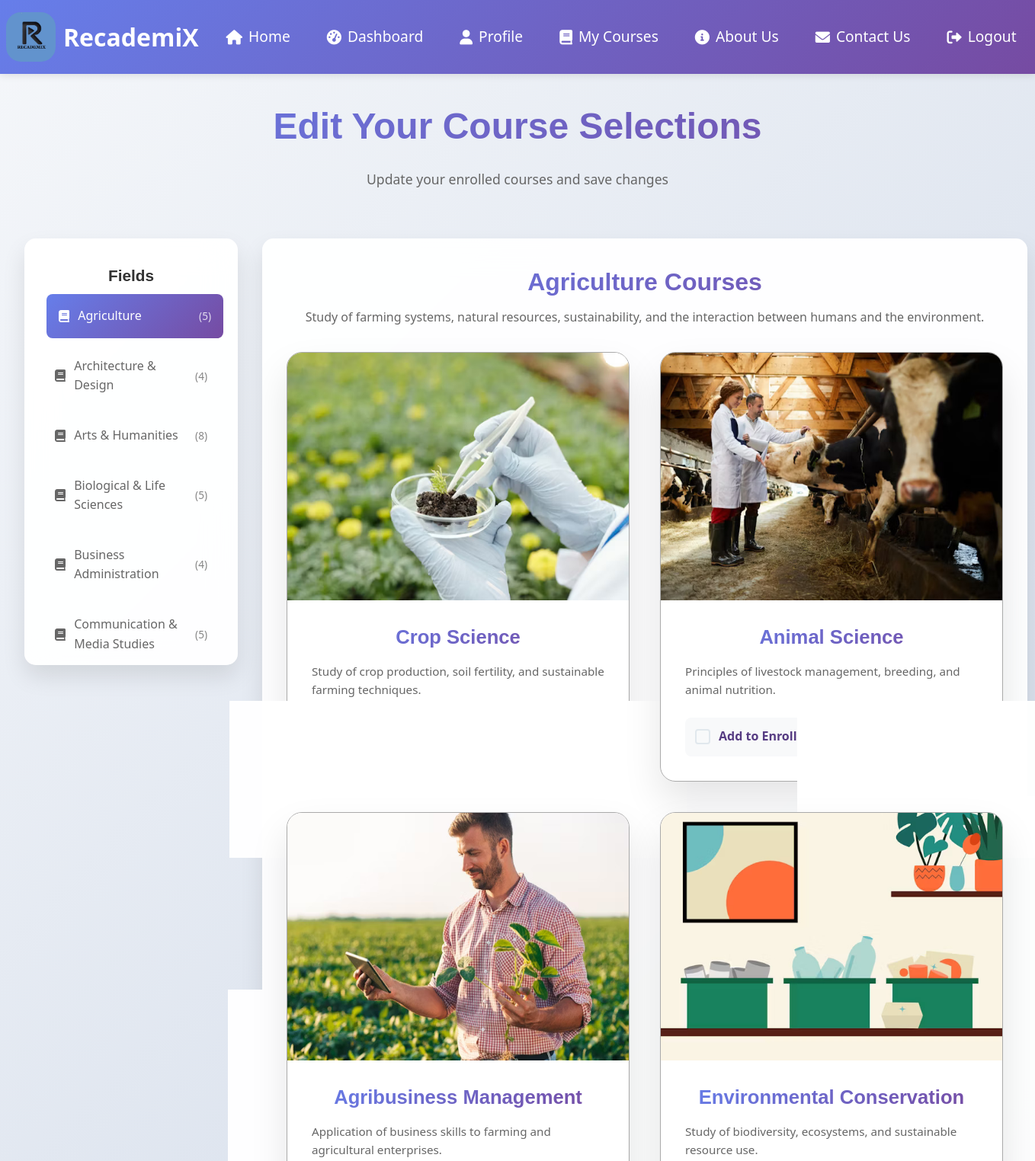
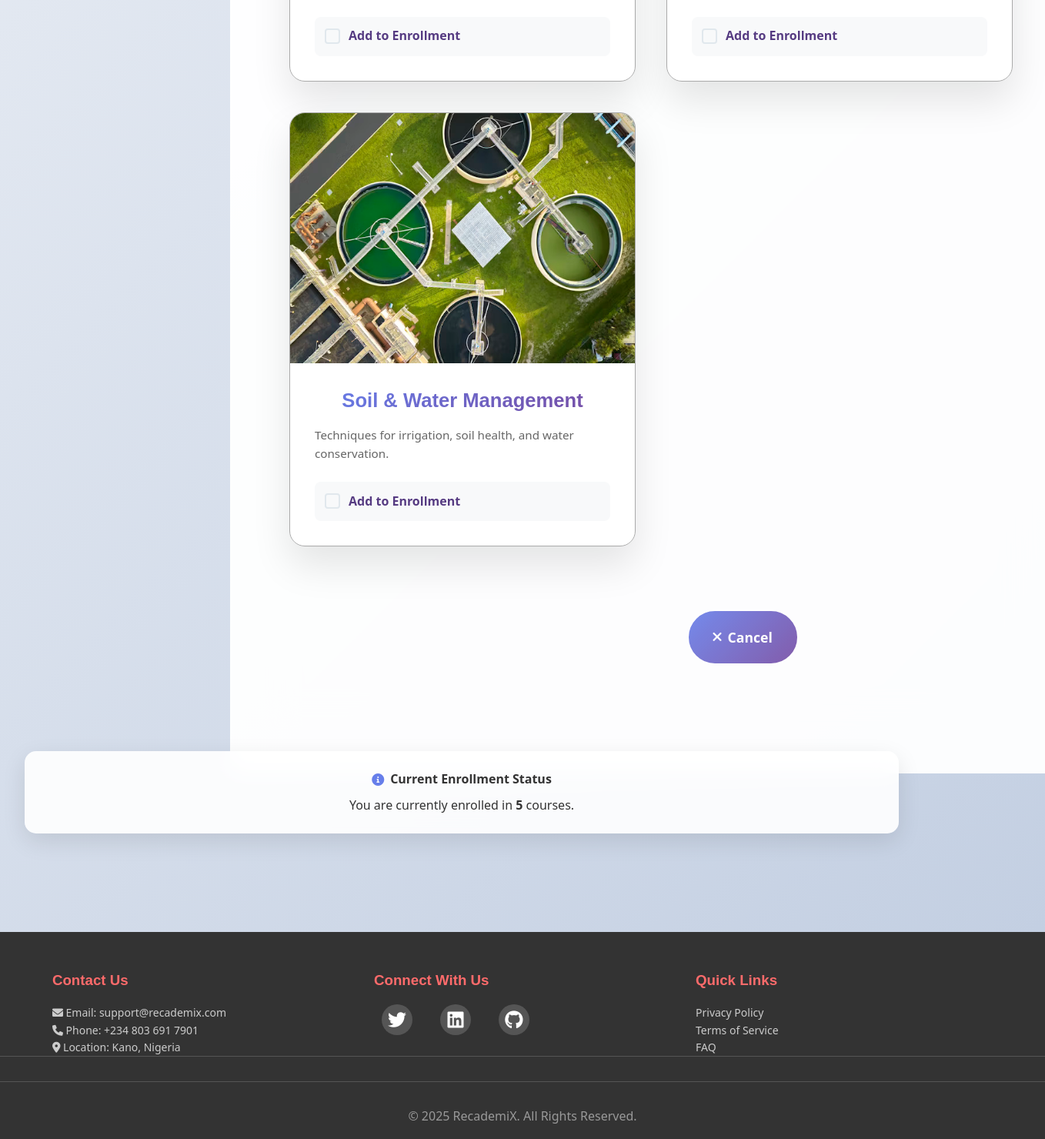
Page /videos/edit-courses/ (signed in) on the committed database (2 pictures, top to bottom).
### videos/models.py (models this page shows, shortened)
class Field(models.Model):
    name = models.CharField(max_length=100)
    description = models.TextField(blank=True, null=True)

class Course(models.Model):
    title = models.CharField(max_length=255)
    field = models.ForeignKey(Field, on_delete=models.CASCADE, related_name='courses', default="null")
    created_at = models.DateTimeField(auto_now_add=True)
    description = models.TextField(blank=True, null=True)
    image = models.ImageField(upload_to='course_images/', blank=True, null=True)

### videos/views.py (the view)
# urls.py: path('edit-courses/', views.edit_courses, name='edit_courses'),
@login_required
def edit_courses(request):
    if request.method == 'POST':
        selected_courses = request.POST.getlist('courses')
        selected_courses = set(map(int, selected_courses)) if selected_courses else set()
        user = request.user
        current_courses = set(UserCourse.objects.filter(user=user).values_list('course_id', flat=True))
        courses_to_add = selected_courses - current_courses
        for course_id in courses_to_add:
            try:
                course = Course.objects.get(id=course_id)
                UserCourse.objects.create(user=user, course=course)
                topics_created = create_topics_for_course(course)
                if topics_created > 0:
                    messages.success(request, f"Added {course.title} with {topics_created} videos!")
                else:
                    messages.success(request, f"Added {course.title}")
            except Course.DoesNotExist:
                messages.error(request, f"Course with ID {course_id} not found.")
        courses_to_remove = current_courses - selected_courses
        if courses_to_remove:
            removed_courses = Course.objects.filter(id__in=courses_to_remove)
            course_names = [course.title for course in removed_courses]
            UserCourse.objects.filter(user=user, course_id__in=courses_to_remove).delete()
            messages.success(request, f"Removed courses: {', '.join(course_names)}")
        return redirect('my_courses')
    else:
        enrolled_course_ids = set(
            UserCourse.objects.filter(user=request.user).values_list('course_id', flat=True)
        )
        fields = Field.objects.prefetch_related('courses').order_by('name')
        for field in fields:
            field.course_count = field.courses.count()
            for course in field.courses.all():
                course.is_enrolled = course.id in enrolled_course_ids
        context = {
            'fields': fields,
            'enrolled_course_ids': enrolled_course_ids,
        }
        return render(request, 'edit-courses.html', context)

### templates/edit-courses.html (shortened to what this page needs)
{% extends 'base.html' %}
{% load static %}
{% block content %}
<section class="modern-section">
        <div class="section-header">
            <h1 class="section-title">Edit Your Course Selections</h1>
            <p class="section-subtitle">Update your enrolled courses and save changes</p>
        </div>
    <div class="container-course">
        {% if fields %}
            <form method="POST" id="editCoursesForm">
                <div class="sidebar-layout">
                    <div class="categories-sidebar">
                        <h3 class="sidebar-title">Fields</h3>
                        {% for field in fields %}
                            <div class="category-item" data-field="{{ field.id }}" onclick="showFieldCourses('{{ field.id }}')">
                                <i class="fas fa-book"></i>
                                <span>{{ field.name }}</span>
                                <span class="course-count">({{ field.course_count }})</span>
                            </div>
                        {% endfor %}
                    </div>
                    <div class="courses-content container">
                        {% for field in fields %}
                            <div class="field-courses" id="field-{{ field.id }}" style="{% if not forloop.first %}display: none;{% endif %}">
                                <div class="field-header-info">
                                    <h2 class="field-title">{{ field.name }} Courses</h2>
                                    <p class="field-description">{{ field.description|default:"Update your enrollment in this field" }}</p>
                                </div>
                                <div class="courses-grid">
                                    {% for course in field.courses.all %}
                                        <div class="course-item">
                                            <div class="course-image">
                                               <img src="{% if course.image %}
                                        {{ course.image.url }}
                                        {% else %}
                                        {% static 'images/default.jpg' %}
                                        {% endif %}" alt="{{ course.title }}" />
                                            </div>
                                            <div class="course-details">
                                                <h3 class="course-name">{{ course.title }}</h3>
                                                <p class="course-description">
                                                    {% if course.description %}
                                                        {{ course.description|truncatechars:120 }}
                                                    {% else %}
                                                        Explore comprehensive topics in {{ course.title }}.
                                                    {% endif %}
                                                </p>
                                                <label class="course-checkbox-wrapper {% if course.is_enrolled %}enrolled{% endif %}">
                                                    <span class="checkbox-custom"></span>
                                                    <span class="checkbox-label">
                                                        {% if course.is_enrolled %}
                                                            <i class="fas fa-check-circle enrolled-icon"></i>
                                                            Currently Enrolled
                                                        {% else %}
                                                            Add to Enrollment
                                                        {% endif %}
                                                    </span>
                                                </label>
                                            </div>
                                        </div>
                                    {% endfor %}
                                </div>
                            </div>
                        {% endfor %}
                <div class="form-actions">
                    <button type="submit" class="btn btn-primary btn-large">
                    <i class="fas fa-save"></i> Update Courses</button>
                    <a href="{% url 'my_courses' %}" class="btn btn-secondary btn-large">
                    <i class="fas fa-times"></i> Cancel</a>
                </div>
                    </div>
                </div>
    </form>
            {% if enrolled_course_ids %}
            <div class="enrollment-summary container">
                <h4><i class="fas fa-info-circle"></i> Current Enrollment Status</h4>
                <p>You are currently enrolled in <strong>{{ enrolled_course_ids|length }}</strong> course{{ enrolled_course_ids|length|pluralize }}.</p>
            </div>
            {% endif %}
        {% endif %}
</section>
{% endblock content %}

### static/css/styles.css (style rules this page uses)
* { margin: 0; padding: 0; box-sizing: border-box; }
body { font-family: 'Segoe UI', Tahoma, Geneva, Verdana, sans-serif; line-height: 1.6; color: #333; background: #f4f8fc; height: 100vh; }
h1, h2, h3 { font-family: Tahoma, sans-serif; }
.container { max-width: 1200px; margin: 0 auto; padding: 0 2rem; }
.section-header { text-align: center; margin-bottom: 4rem; }
.section-header p { font-size: 1.1rem; color: #666; max-width: 600px; margin: 0 auto; }

### static/css/pages.css (style rules this page uses)
.modern-section { background: linear-gradient(135deg, #f5f7fa 0%, #c3cfe2 100%); min-height: 100vh; padding: 8rem 0; position: relative; }
.section-title { font-size: 3rem; font-weight: 700; color: #333; margin-bottom: 1rem; background: linear-gradient(135deg, #667eea 0%, #764ba2 100%); -webkit-background-clip: text; -webkit-text-fill-color: transparent; background-clip: text; }
.section-subtitle { font-size: 1.2rem; color: #666; max-width: 600px; margin: 0 auto; }

### static/css/courses.css (style rules this page uses)
.courses-grid { display: grid; grid-template-columns: repeat(auto-fit, minmax(450px, 1fr)); gap: 2.5rem; max-width: 1000px; margin: 0 auto; }
.course-item { background: rgba(255, 255, 255, 0.95); backdrop-filter: blur(20px); border-radius: 20px; overflow: hidden; box-shadow: 0 25px 50px rgba(0, 0, 0, 0.1); border: 1px solid #aaa; transition: all 0.3s ease; }
.course-image { position: relative; height: 325px; overflow: hidden; }
.course-image img { width: 100%; height: 100%; transition: all 0.3s ease; }
.course-details { padding: 2rem; }
.course-name { text-align: center; font-size: 1.6rem; font-weight: bold; color: #333; margin-bottom: 1rem; line-height: 1.3; background: linear-gradient(135deg, #667eea 0%, #764ba2 100%); -webkit-background-clip: text; -webkit-text-fill-color: transparent; background-clip: text; }
.course-description { color: #666; font-size: 0.95rem; line-height: 1.6; margin-bottom: 1.5rem; min-height: 3rem; }
.container-course { max-width: 1200px; padding: 0 2rem; }
.sidebar-layout { display: grid; grid-template-columns: 280px 1fr; gap: 2rem; }
.categories-sidebar { background: rgba(255, 255, 255, 0.95); backdrop-filter: blur(20px); border-radius: 15px; padding: 1.5rem; height: fit-content; max-height: 70vh; overflow-y: auto; box-shadow: 0 15px 30px rgba(0, 0, 0, 0.1); }
.categories-sidebar h3, .categories-sidebar p { text-align: center; margin: 0.5rem; }
.sidebar-title { margin-bottom: 1.5rem; color: #333; font-size: 1.3rem; font-weight: 700; }
.category-item { padding: 1rem; border-radius: 8px; cursor: pointer; transition: all 0.3s ease; margin-bottom: 0.5rem; font-weight: 500; display: flex; align-items: center; gap: 0.7rem; color: #666; }
.category-item.active, .category-item.active:hover { background: linear-gradient(135deg, #667eea 0%, #764ba2 100%); color: white; transform: translateX(5px); }
.course-count { margin-left: auto; font-size: 0.85rem; opacity: 0.8; }
.courses-content { background: rgba(255, 255, 255, 0.95); backdrop-filter: blur(20px); border-radius: 15px; padding: 2rem; box-shadow: 0 15px 30px rgba(0, 0, 0, 0.1); }
.field-header-info { margin-bottom: 2rem; text-align: center; }
.field-title { font-size: 2rem; font-weight: 700; color: #333; margin-bottom: 0.5rem; background: linear-gradient(135deg, #667eea 0%, #764ba2 100%); -webkit-background-clip: text; -webkit-text-fill-color: transparent; background-clip: text; }
.field-description { color: #666; font-size: 1rem; }
.course-checkbox-wrapper { display: flex; align-items: center; gap: 0.7rem; cursor: pointer; padding: 0.8rem; border-radius: 8px; transition: all 0.3s ease; background: #f8f9fa; margin-top: 1rem; }
.checkbox-custom { width: 20px; height: 20px; border: 2px solid #e1e8ed; border-radius: 4px; display: flex; align-items: center; justify-content: center; transition: all 0.3s ease; }
.checkbox-label { font-weight: bold; color: #563b82; }
.form-actions { text-align: center; margin: 3rem 0; padding-top: 2rem; border-top: 2px solid rgba(102, 126, 234, 0.1); display: flex; gap: 1rem; justify-content: center; }
.enrollment-summary { background: rgba(255, 255, 255, 0.9); backdrop-filter: blur(15px); border-radius: 15px; padding: 1.5rem; margin-top: 2rem; text-align: center; box-shadow: 0 10px 30px rgba(0, 0, 0, 0.1); }
.enrollment-summary h4 { color: #333; margin-bottom: 0.5rem; display: flex; align-items: center; justify-content: center; gap: 0.5rem; }
.enrollment-summary i { color: #667eea; }
.category-item { transition: all 0.3s ease; }

### rows in the picture
Field: name "Agriculture", course_count "5", description "Study of farming systems, natural resources, sustainability, and the interaction between humans and the environment."
Field: name "Architecture & Design", course_count "4"
Field: name "Arts & Humanities", course_count "8"
Field: name "Biological & Life Sciences", course_count "5"
Field: name "Business Administration", course_count "4"
Field: name "Communication & Media Studies", course_count "5"
Course: image (picture), title "Crop Science", description "Study of crop production, soil fertility, and sustainable farming techniques."
Course: image (picture), title "Animal Science", description "Principles of livestock management, breeding, and animal nutrition.", shows "Add to Enrollment"
Course: image (picture), title "Agribusiness Management", description "Application of business skills to farming and agricultural enterprises.", shows "Add to Enrollment"
Course: image (picture), title "Environmental Conservation", description "Study of biodiversity, ecosystems, and sustainable resource use.", shows "Add to Enrollment"
Course: image (picture), title "Soil & Water Management", description "Techniques for irrigation, soil health, and water conservation.", shows "Add to Enrollment"

### other values in the picture
{{ enrolled_course_ids|length }} "5"
